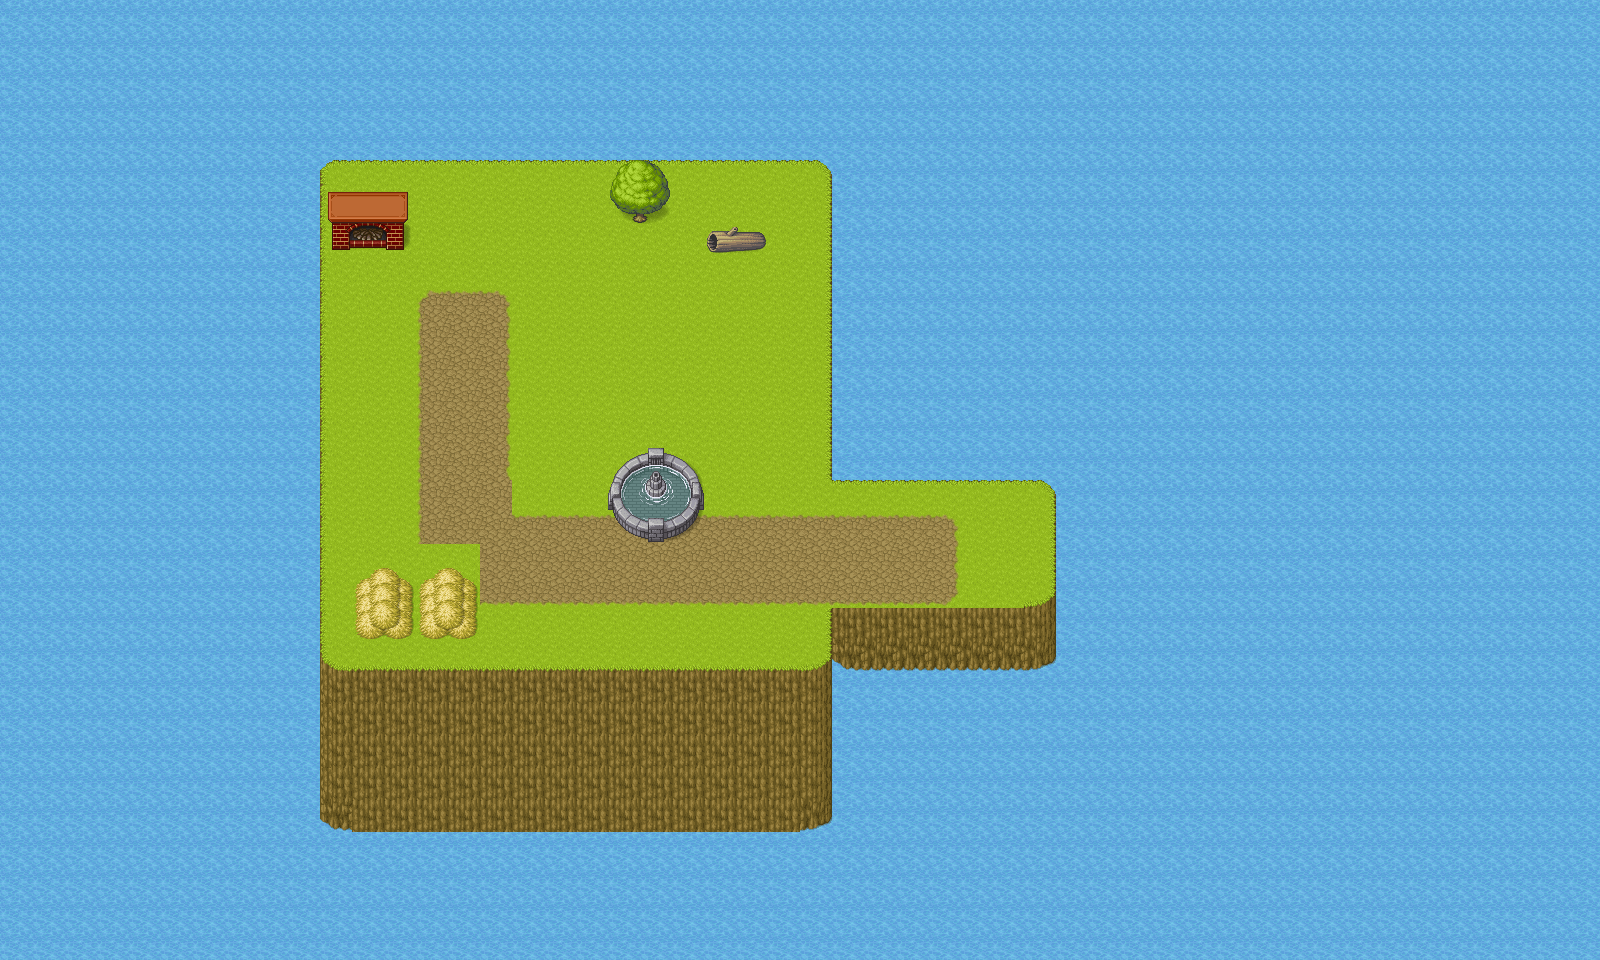

Tiled map render using the project's own tile images. Description and the map definition, with tile-layer contents summarised, below:
An orthogonal 50x30 tile map with 32x32 px tiles, 4 tile layers (water, heart, decoration, Livello tile 4), 4 tilesets and 4 objects (start, EV-1, EV-2).

<map version="1.10" tiledversion="1.10.2" orientation="orthogonal" renderorder="right-down" width="50" height="30" tilewidth="32" tileheight="32" infinite="0" nextlayerid="11" nextobjectid="16">
 <properties>
  <property name="id" value="simplemap" />
 </properties>
 <tileset firstgid="1" source="[Base]BaseChip_pipo.tsx" />
 <tileset firstgid="1001" source="[A]Water_pipo.tsx" />
 <tileset firstgid="4073" source="[A]Dirt_pipo.tsx" />
 <tileset firstgid="4409" source="[A]Flower_pipo.tsx" />
 <layer id="7" name="water" width="50" height="30">
  <data>[1500 cells, 1500 non-empty, 1 distinct tile ids]</data>
 </layer>
 <layer id="8" name="heart" width="50" height="30">
  <data>[1500 cells, 378 non-empty, 15 distinct tile ids]</data>
 </layer>
 <layer id="9" name="decoration" width="50" height="30">
  <data>[1500 cells, 92 non-empty, 26 distinct tile ids]</data>
 </layer>
 <layer id="10" name="Livello tile 4" width="50" height="30">
  <data>[1500 cells, 9 non-empty, 9 distinct tile ids]</data>
 </layer>
 <objectgroup id="3" name="Object Layer 1" offsetx="1" offsety="0">
  <object id="1" name="start" type="start" x="461.943" y="275.028">
   <point />
  </object>
  <object id="12" name="EV-1" x="686.284" y="277.638">
   <point />
  </object>
  <object id="12" name="EV-2" x="784.284" y="278.638">
   <point />
  </object>
  <object id="15" x="345" y="429">
   <properties>
    <property name="quantity" value="2" />
    <property name="spawn" value="Gaggio" />
   </properties>
   <polygon points="0,0 0,212 451,217" />
  </object>
 </objectgroup>
</map>
